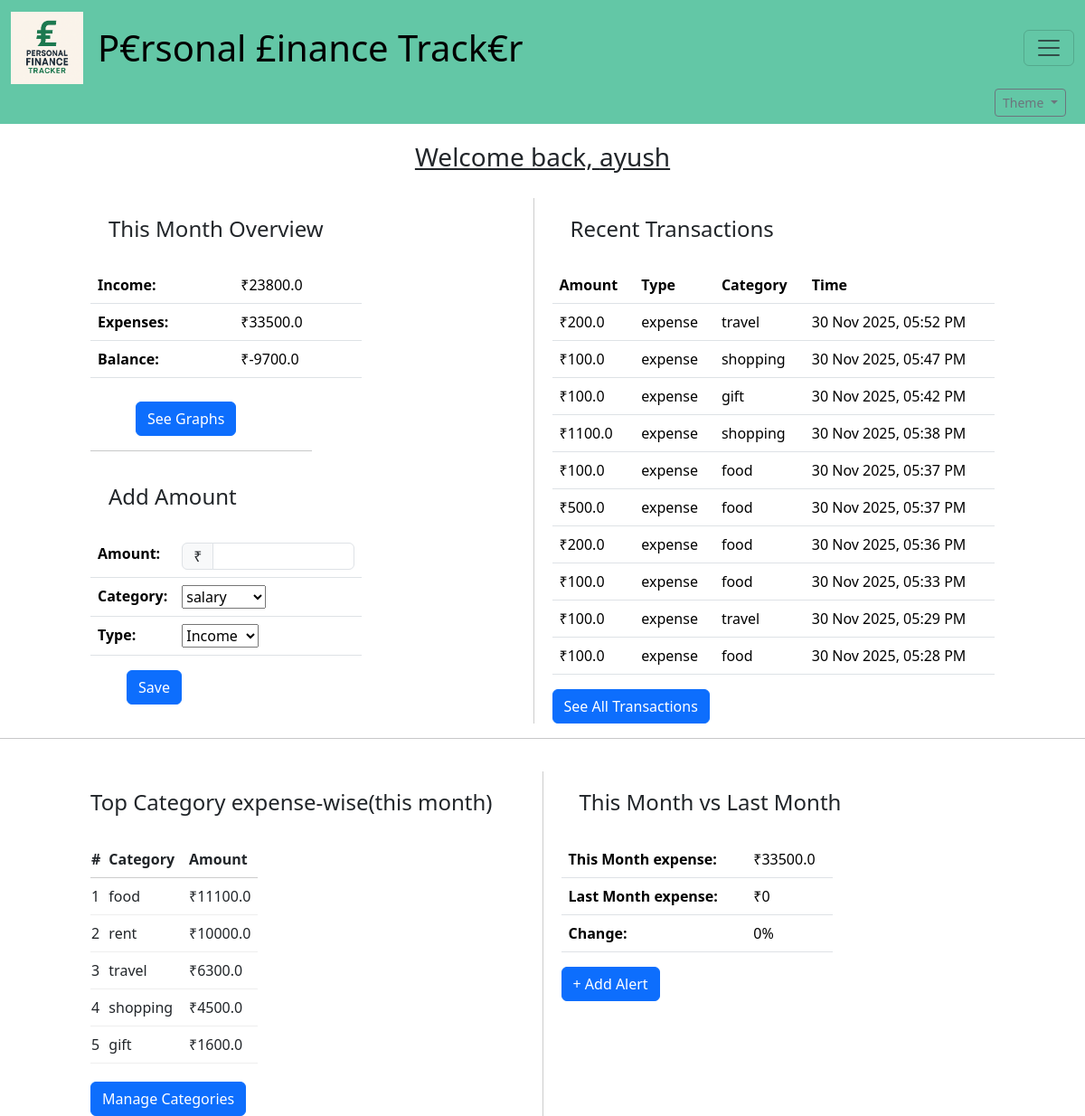
The page / (signed in) on the database its author committed.
### tables this page shows
CREATE TABLE "transactions" (
	"id"	INTEGER NOT NULL UNIQUE,
	"user_id"	INTEGER NOT NULL,
	"amount"	REAL NOT NULL,
	"type"	TEXT NOT NULL CHECK(("type" IN ('expense', 'income', 'transfer'))),
	"category_id"	INTEGER,
	"created_at"	TIMESTAMP DEFAULT CURRENT_TIMESTAMP,
	PRIMARY KEY("id" AUTOINCREMENT),
	FOREIGN KEY("category_id") REFERENCES "categories"("id"),
	FOREIGN KEY("user_id") REFERENCES "users"("id")
);

CREATE TABLE "categories" (
    "id"        INTEGER NOT NULL UNIQUE,
    "user_id"   INTEGER,
    "name"      TEXT NOT NULL,
    PRIMARY KEY("id" AUTOINCREMENT),
    FOREIGN KEY("user_id") REFERENCES "users"("id")
);

### app.py (the view, shortened to what this page needs)
@app.route("/", methods=["GET","POST"])
@login_required
def index():
    if request.method=="GET":
        username = session.get("username")
        db=sqlite3.connect("transactions.db")
        db.row_factory = sqlite3.Row
        cur=db.cursor()
        cur.execute("""
            SELECT *
            FROM transactions
            WHERE strftime('%Y-%m', created_at) = (
                SELECT strftime('%Y-%m', MAX(created_at)) FROM transactions) AND user_id=?
        """, (session["user_id"],))
        latest_month_rows = cur.fetchall()
        cur.execute("SELECT id, name FROM categories WHERE (user_id IS NULL OR user_id=?)",(session["user_id"],))
        cat_rows=cur.fetchall()
        categories = cat_rows
        cur.execute("""
            SELECT
                t.amount,
                t.type,
                c.name AS category,
                t.created_at
            FROM transactions t
            LEFT JOIN categories c
                ON t.category_id = c.id
            WHERE t.user_id = ?
            ORDER BY t.created_at DESC
            LIMIT 10
            """, (session["user_id"],))
        rows = cur.fetchall()
        rows = [dict(r) for r in rows]
        ist = pytz.timezone("Asia/Kolkata")
        for r in rows:
            dt = datetime.fromisoformat(r["created_at"])  # convert string → datetime
            if dt.tzinfo is None:
                dt = dt.replace(tzinfo=pytz.UTC)
            r["created_at_fmt"] = dt.astimezone(ist).strftime("%d %b %Y, %I:%M %p")
        total_income  = sum(r['amount'] for r in latest_month_rows if r['type'] == 'income')
        total_expense = sum(r['amount'] for r in latest_month_rows if r['type'] == 'expense')
        balance = total_income - total_expense
        cur.execute("""
            SELECT c.name AS category, SUM(t.amount) AS total_expense
            FROM transactions t
            LEFT JOIN categories c ON t.category_id = c.id
            WHERE t.user_id = ?
            AND t.type = 'expense'
            AND strftime('%Y-%m', t.created_at) = strftime('%Y-%m', 'now')
            GROUP BY t.category_id ORDER BY SUM(t.amount) DESC LIMIT 5
            """, (session["user_id"],))
        category_expenses = cur.fetchall()
        cur.execute("""
            SELECT SUM(amount)
            FROM transactions
            WHERE user_id = ?
            AND type = 'expense'
            AND strftime('%Y-%m', created_at) = strftime('%Y-%m', 'now')
            """, (session["user_id"],))
        this_month = cur.fetchone()[0] or 0   # prevent None
        cur.execute("""
            SELECT SUM(amount)
            FROM transactions
            WHERE user_id = ?
            AND type = 'expense'
            AND strftime('%Y-%m', created_at) = strftime('%Y-%m', 'now', '-1 month')
            """, (session["user_id"],))
        last_month = cur.fetchone()[0] or 0
        if last_month == 0:
            percent_change = 0   # or you can set it to None or 100
        else:
            percent_change = ((this_month - last_month) / last_month) * 100
        cur.execute("SELECT strftime('%Y-%m','now') as m")
        month_key_row = cur.fetchone()
        month_key = month_key_row[0] if month_key_row is not None else None
        triggers = []
        if month_key:
            cur.execute("""
                SELECT id AS alert_id, amount_threshold, category_id, last_triggered_at, last_total
                FROM alerts
                WHERE user_id = ? AND last_triggered_month = ?
            """, (session["user_id"], month_key))
            triggers = cur.fetchall()  # list of sqlite3.Row
        db.close()
        return render_template("index.html",
                               username=username,
                               income=total_income,
                               expenses=total_expense,
                               balance=balance,
                               rows=rows,
                               category_expenses=category_expenses,
                               this_month=this_month,
                               last_month=last_month,
                               change=percent_change,
                               cat_rows=cat_rows,
                               categories=categories,
                               triggers=triggers)

### helpers.py (called while the page is built)
def login_required(f):
    @wraps(f)
    def wrapper(*args, **kwargs):
        if "user_id" not in session:
            return redirect(url_for("login"))
        return f(*args, **kwargs)
    return wrapper

### templates/index.html (shortened to what this page needs)
{% extends "layout.html" %}
{% block body %}
    <h3 style="padding:20px; text-align: center; text-decoration: underline;">Welcome back, {{ username }}</h3>
    <div style="display: flex;">
        <div style="flex: 1; margin-left:100px;">
            <h4 style="padding:20px;">This Month Overview</h4>
            <table class="table table-hover" style="width: 300px;">
                <tr>
                    <th>Income:</th>
                    <td>₹{{ income }}</td>
                </tr>
                <tr>
                    <th>Expenses:</th>
                    <td>₹{{ expenses }}</td>
                </tr>
                <tr>
                    <th>Balance:</th>
                    <td>₹{{ balance }}</td>
                </tr>
            </table>
            <a href="/charts" class="btn btn-primary" style="margin-left:50px; margin-top:10px;">See Graphs</a>
            <hr style="width: 50%;">
            <h4 style="padding:20px;">Add Amount</h4>
            <form action="/" method="POST">
                <table class="table table-hover" style="width: 300px;">
                    <tr>
                        <th>Amount:</th>
                        <td>
                            <div class="input-group">
                                <span style="height:30px;" class="input-group-text">₹</span>
                                <input style="height:30px;" type="number" class="form-control" name="amount" step="0.01" required autocomplete="off">
                            </div>
                        </td>
                    </tr>
                    <tr>
                        <th>Category:</th>
                        <td><select name="category" id="category">
                            {% for r in cat_rows %}
                                <option value="{{ r.name }}">{{ r.name }}</option>
                            {% endfor %}
                            </select></td>
                    </tr>
                    <tr>
                        <th>Type:</th>
                        <td><select name="type" id="type">
                            <option value="income">Income</option>
                            </select></td>
                    </tr>
                </table>
                <button style="margin-left:40px;" class="btn btn-primary" type="submit">Save</button>
            </form>
        </div>
        <div style="flex: 1; margin-right:100px;">
            <h4 style="padding:20px;">Recent Transactions</h4>
            <div class="table-responsive">
            <table class="table">
                <thead>
                    <tr>
                        <th>Amount</th>
                        <th>Type</th>
                        <th>Category</th>
                        <th>Time</th>
                    </tr>
                </thead>
                <tbody>
                    {% for row in rows %}
                    <tr>
                        <td>₹{{ row.amount }}</td>
                        <td>{{ row.type }}</td>
                        <td>{{ row.category }}</td>
                        <td>{{ row.created_at_fmt }}</td>
                    </tr>
                    {% endfor %}
                </tbody>
            </table>
            <a href="/transactions" class="btn btn-primary">See All Transactions</a>
            </div>
        </div>
    </div>
    <hr>
    <div style="display: flex; gap: 20px; padding-top:20px;">
        <div style="flex: 1;">
        <h4 style="padding:20px; margin-left:80px;">Top Category expense-wise(this month)</h4>
        <table style="width:30%; border-collapse: collapse; margin-left:100px">
            <thead>
                <tr style="border-bottom: 1px solid #ccc;">
                    <th>#</th>
                    <th style="text-align: left; padding: 8px;">Category</th>
                    <th style="text-align: left; padding: 8px;">Amount</th>
                </tr>
            </thead>
            <tbody>
                {% for row in category_expenses %}
                <tr style="border-bottom: 1px solid #eee;">
                    <td>{{ loop.index }}</td>
                    <td style="padding: 8px;">{{ row.category }}</td>
                    <td style="padding: 8px;">₹{{ row.total_expense }}</td>
                </tr>
                {% endfor %}
            </tbody>
        </table>
        <a href="/categories" class="btn btn-primary" style="margin-left:100px; margin-top:20px;">Manage Categories</a>
        </div>
        <div style="flex: 1;">
        <h4 style="padding:20px;">This Month vs Last Month</h4>
        <table class="table table-hover" style="width: 300px;">
                <tr>
                    <th>This Month expense:</th>
                    <td>₹{{ this_month }}</td>
                </tr>
                <tr>
                    <th>Last Month expense:</th>
                    <td>₹{{ last_month }}</td>
                </tr>
                <tr>
                    <th>Change:</th>
                    <td>{{ change }}%</td>
                </tr>
            </table>
            <button type="button" class="btn btn-primary" data-bs-toggle="modal" data-bs-target="#addAlertModal">
            + Add Alert
            </button>
        </div>
    </div>
{% endblock %}

### rows shown on the page
transactions: amount "200.0", type "expense", category "travel", created_at_fmt "30 Nov 2025, 05:52 PM"
transactions: amount "100.0", type "expense", category "shopping", created_at_fmt "30 Nov 2025, 05:47 PM"
transactions: amount "100.0", type "expense", category "gift", created_at_fmt "30 Nov 2025, 05:42 PM"
transactions: amount "1100.0", type "expense", category "shopping", created_at_fmt "30 Nov 2025, 05:38 PM"
transactions: amount "100.0", type "expense", category "food", created_at_fmt "30 Nov 2025, 05:37 PM"
transactions: amount "500.0", type "expense", category "food", created_at_fmt "30 Nov 2025, 05:37 PM"
transactions: amount "200.0", type "expense", category "food", created_at_fmt "30 Nov 2025, 05:36 PM"
transactions: amount "100.0", type "expense", category "food", created_at_fmt "30 Nov 2025, 05:33 PM"
transactions: amount "100.0", type "expense", category "travel", created_at_fmt "30 Nov 2025, 05:29 PM"
transactions: amount "100.0", type "expense", category "food", created_at_fmt "30 Nov 2025, 05:28 PM"

### other values the page prints
{{ username }} "ayush"
{{ income }} "23800.0"
{{ expenses }} "33500.0"
{{ balance }} "-9700.0"
{{ row.category }} "food" "rent" "travel" "shopping" "gift"
{{ row.total_expense }} "11100.0" "10000.0" "6300.0" "4500.0" "1600.0"
{{ this_month }} "33500.0"
{{ last_month }} "0"
{{ change }} "0"
form field category "salary"
